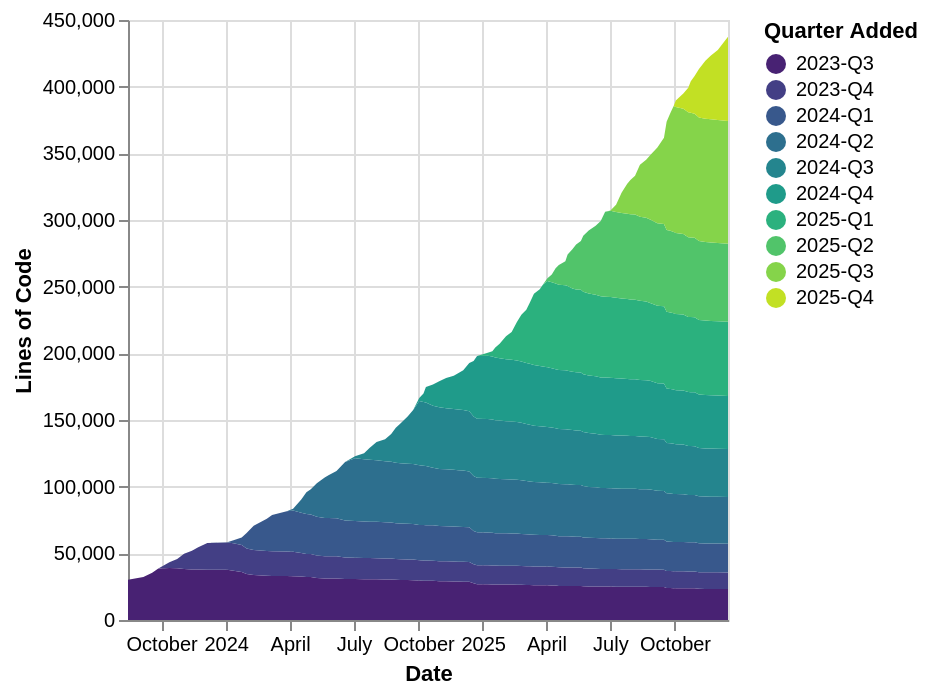

The specification (Vega-Lite) saved for this image:
### Vega-Lite specification from a JSON file in a GitHub repository (floating-point values rounded to 4 significant figures; data arrays with more than 128 entries replaced by an {"elided": "..."} marker saying what was removed)
{"$schema": "https://vega.github.io/schema/vega-lite/v6.1.0.json", "config": {"view": {"continuousHeight": 300, "continuousWidth": 300}}, "data": {"name": "data-eb3c2559e611cac32ef9fd4cdc123851"}, "datasets": {"data-eb3c2559e611cac32ef9fd4cdc123851": {"elided": "627 records"}}, "encoding": {"color": {"field": "period", "scale": {"scheme": "viridis"}, "title": "Quarter Added", "type": "ordinal"}, "order": {"field": "period", "type": "ordinal"}, "tooltip": [{"field": "commit_date", "type": "temporal"}, {"field": "period", "type": "ordinal"}, {"field": "line_count", "type": "quantitative"}], "x": {"field": "commit_date", "title": "Date", "type": "temporal"}, "y": {"field": "line_count", "title": "Lines of Code", "type": "quantitative"}}, "mark": {"type": "area"}}
